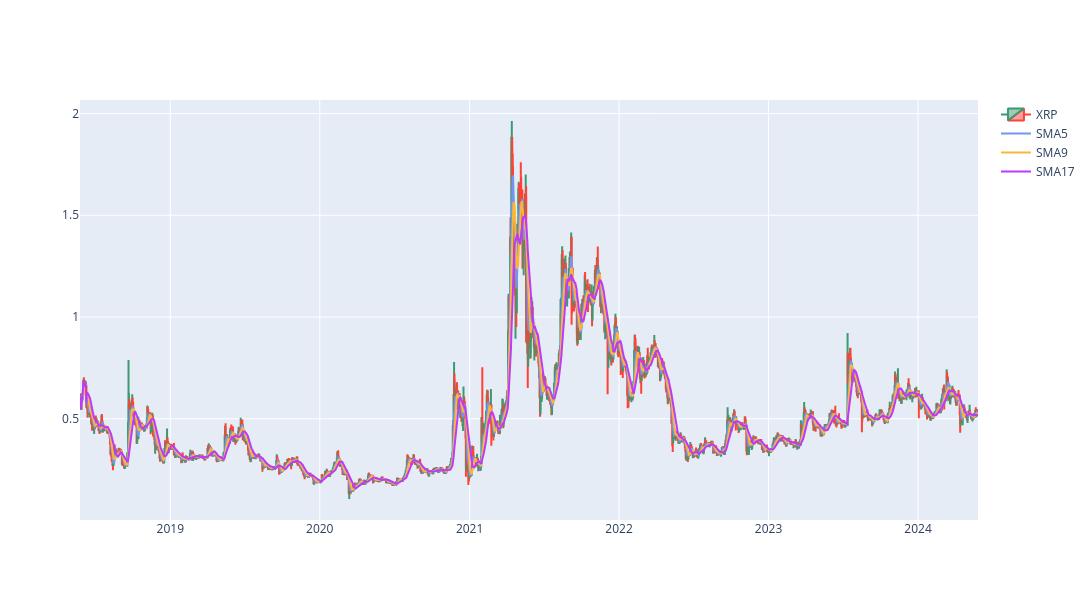

Write notebook code for a chart like this one.
### Code cell
fig = go.Figure(data=go.Candlestick(x=df["Date"], open=df["Open"], high=df["High"],
                low=df["Low"], close=df["Close"], name="XRP"))
fig.update_layout(xaxis_rangeslider_visible=False)

fig.add_trace(go.Scatter(x=df['Date'],y=df['5d_sma'], line_color='#7295ee', name="SMA5",mode='lines'))
fig.add_trace(go.Scatter(x=df['Date'],y=df['9d_sma'], line_color='#fcb539', name="SMA9",mode='lines'))
fig.add_trace(go.Scatter(x=df['Date'],y=df['17d_sma'], line_color='#bd39fc', name="SMA17",mode='lines'))

fig.update_layout(
    autosize=False,
    width=1200,
    height=600,
)

fig.show()

### Figure 1 — Plotly figure (JSON) as saved in the notebook; plotly's stock layout.template omitted (floating-point values rounded to 4 significant figures; data arrays with more than 128 entries replaced by an {"elided": "..."} marker saying what was removed)
{"data": [{"close": {"elided": "2192 float values"}, "high": {"elided": "2192 float values"}, "low": {"elided": "2192 float values"}, "name": "XRP", "open": {"elided": "2192 float values"}, "type": "candlestick", "x": {"elided": "2192 str values"}}, {"line": {"color": "#7295ee"}, "mode": "lines", "name": "SMA5", "type": "scatter", "x": {"elided": "2192 str values"}, "y": {"elided": "2192 float values"}}, {"line": {"color": "#fcb539"}, "mode": "lines", "name": "SMA9", "type": "scatter", "x": {"elided": "2192 str values"}, "y": {"elided": "2192 float values"}}, {"line": {"color": "#bd39fc"}, "mode": "lines", "name": "SMA17", "type": "scatter", "x": {"elided": "2192 str values"}, "y": {"elided": "2192 float values"}}], "layout": {"autosize": false, "height": 600, "width": 1200, "xaxis": {"rangeslider": {"visible": false}}}}
